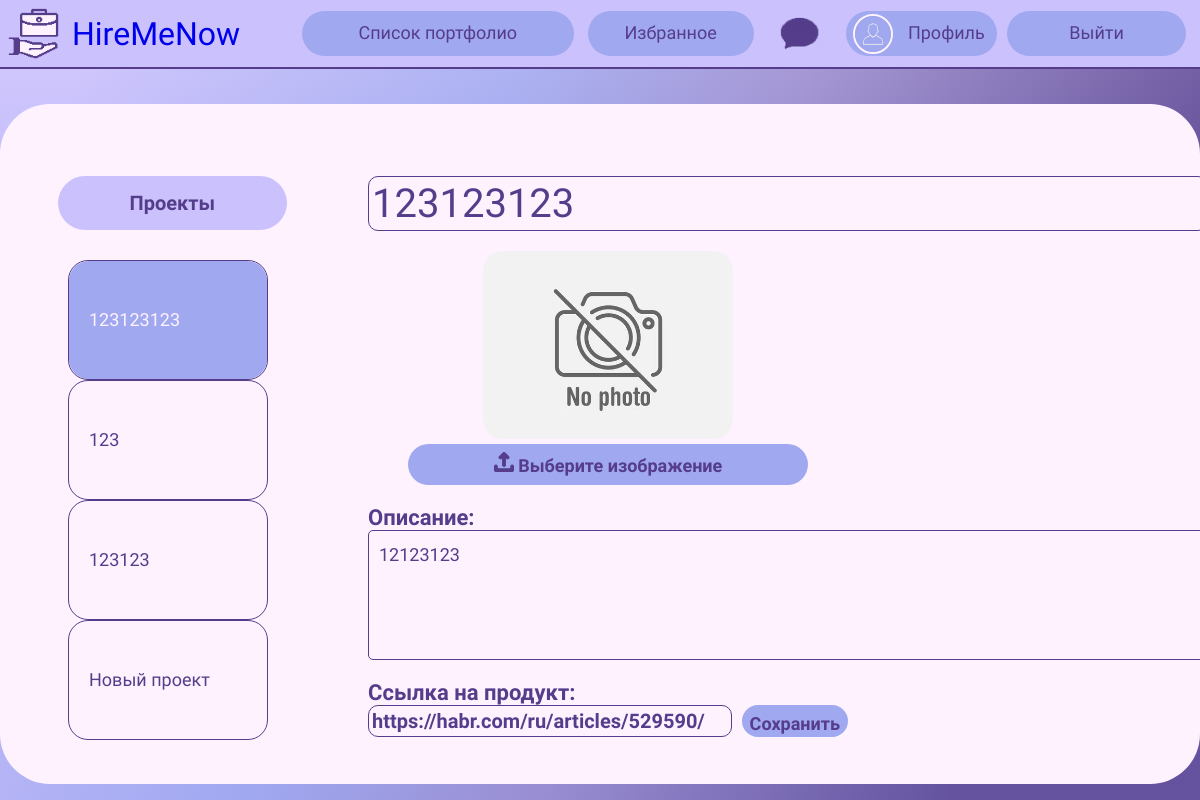
The page /edit-portfolio/ (signed in) on the database as committed earlier.
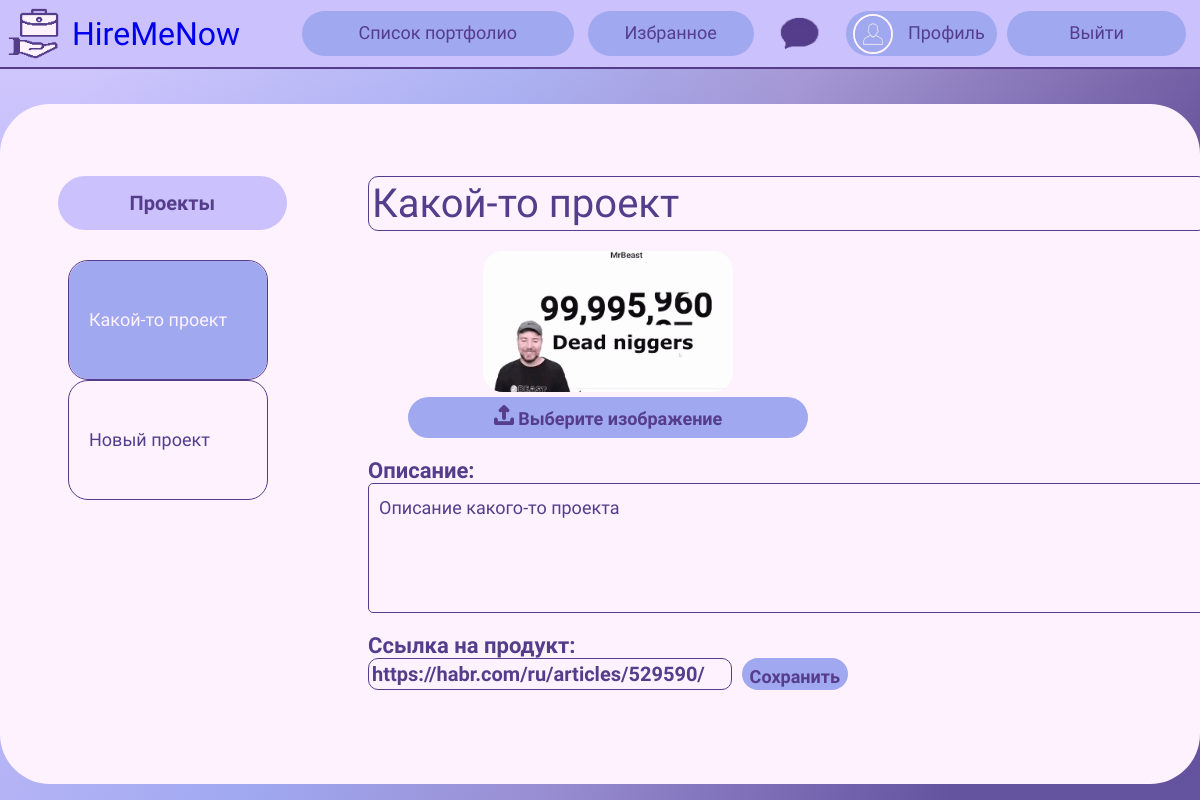
The same page on the database as committed later.
### mainApp/models.py (models this page shows, shortened)
class Portfolio(models.Model):
    user = models.ForeignKey(User, on_delete=models.SET_NULL, null=True)
    name = models.CharField(max_length=150, blank=False, default="Какой-то проект")
    image = models.ImageField(upload_to='images/', default='../static/img/photo404.jpg', validators=[FileExtensionValidator(allowed_extensions=['png', 'jpg', 'jpeg'])], blank=True)
    description = models.CharField(max_length=2000, blank=False, default="Описание какого-то проекта")
    link = models.CharField(max_length=250, blank=True, default="Какая-то ссылка")
    created = models.DateTimeField(auto_now_add=True)
    class Meta:
        ordering = ['-created']

### mainApp/views.py (the view, shortened to what this page needs)
# urls.py: path('edit-portfolio/', views.edit_portfolio, name='edit-portfolio'),
def edit_portfolio(request):
    user = request.user
    portfolios = Portfolio.objects.filter(user=user)
    context = {
        'portfolios': portfolios,
        'length': len(portfolios)
    }
    return render(request, 'my-portfolio.html', context)

### templates/my-portfolio.html (shortened to what this page needs)
{% load static %}
<!DOCTYPE html>
<html lang="ru" dir="ltr">
  <head>
    <link rel="stylesheet" href="{% static 'css/edit-portfolio.css' %}">
    <link rel="stylesheet" href="{% static 'css/no_underline.css' %}">
  </head>
  <body>
    <div id="nav-bar">
		<a href="{% url 'home' %}" id="header">
			<img id="main-logo" src="{% static 'img/logo.png'%}" alt="logo">
			<h1 id="name">HireMeNow</h1>
		</a>
		<div id="buttons">
			<a href="{% url 'portfolio-list' %}" class="btn" id="portfolio-list">Список портфолио</a>
			<a href="{% url 'favorite' %}" class="btn" id="favorite">Избранное</a>
			<a href="{% url 'chat_template' %}" id="chat">
			<img src="{% static 'img/chat.png' %}" width="65px" alt="chat">
			</a>
            {% if user.is_authenticated %}
            <div id="enter">
				<a href="{% url 'profile' request.user.username %}" class="btn" id="profile"><img id="profile-picture" src="{% static 'img/profile.png' %}" width="40px">Профиль</a>
				<a href="{% url 'logout' %}" class="btn" id="logout">Выйти</a>
			</div>
            {% else %}
			<div id="enter">
				<a href="{% url 'register' %}" class="btn" id="reg">Регистрация</a>
				<a href="{% url 'login' %}" class="btn" id="log">Вход</a>
			</div>
            {% endif %}
		</div>
	</div>
	<div class="hero">
          <div class="tabs">
            <div class="tab-header">
              <h2 id="project">Проекты</h2>
                {% for portfolio in portfolios %}
                    {% if portfolio == portfolios.first %}
                        <div class="active">{{ portfolio.name }}</div>
                    {% else %}
                        <div>{{ portfolio.name }}</div>
                    {% endif %}
                {% endfor %}
                {% if length < 4 %}
              <div>Новый проект</div>
                {% endif %}
            </div>
            <div class="tab-body">
            {% for portfolio in portfolios %}
                    {% if portfolio == portfolios.first %}
                        <div class="active">
                      <form method="POST" enctype="multipart/form-data">
                        <input class="project-name" type="text" placeholder="Название вашего проекта" name="name" value="{{ portfolio.name }}">
                          {% if portfolio.image %}
                          <figure class="img-container">
                              <img id="chosen-img" src="{{ portfolio.image.url }}">
                          </figure>
                          {% else %}
                          <figure class="img-container">
                              <img id="chosen-img" src="{% static 'img/photo404.jpg' %}">
                              <figcaption id="file-name">
                              </figcaption>
                          </figure>
                          {% endif %}
                          <label for="upload-btn">
                            <img id="upload-icon" width="20px" src="{% static 'img/upload.png' %}">
                            Выберите изображение
                          </label>
                          <h3>Описание:</h3>
                          <textarea class="description" rows="4" cols="80" name="description" placeholder="Напишите описание проекта...">{{ portfolio.description }}</textarea>
                          <h3>Ссылка на продукт:</h3>
                          <div class="project">
                            <input type="url" class="project-url" name="link" value="{{ portfolio.link }}">
                            <button id="save-project" type="submit">Сохранить</button>
                          </div>
                      </form>
                    </div>
                    {% endif %}
                {% endfor %}
	</div>
   </body>
</html>

Rows that differ between the two databases and show on the page:
removed Portfolio: name "123123123", image (picture), description "12123123", link "https://habr.com/ru/articles/529590/"
removed Portfolio: name "123", shown under "Проекты"
removed Portfolio: name "123123", shown under "Проекты"
added Portfolio: name "Какой-то проект", image (picture), description "Описание какого-то проекта", link "https://habr.com/ru/articles/529590/"
